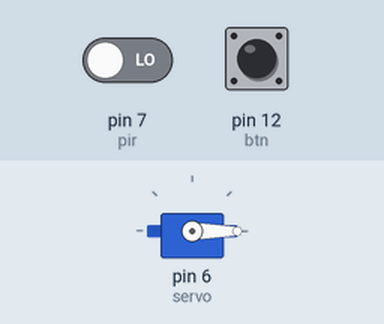
The sketch below on a simulated Arduino Uno, built with avr-gcc and run on an emulated ATmega328P. Parts: servo. The test bench sets the inputs (shaded band); at power-on: pin 12 (btn) LOW, pin 7 (pir) LOW. What the sketch prints to the serial monitor is not drawn.

Above: at 2.8 s.
2.9 s: pin 12 (btn) pulled HIGH for 3.2 s
At 3.8 s:
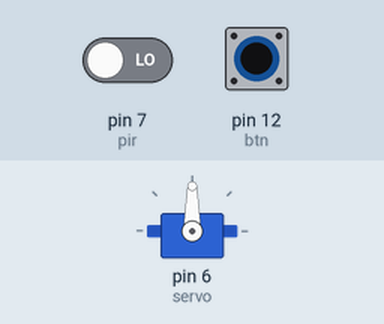
7.6 s: pin 7 (pir) driven HIGH
At 9.0 s:
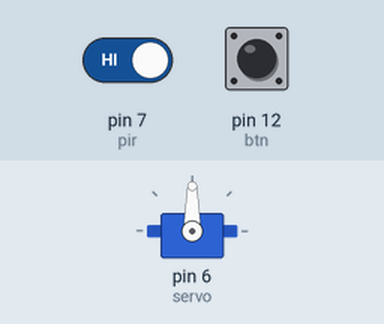
Timing chart, 0 to 10.6 s (numbered marks = the images above; inputs shaded):
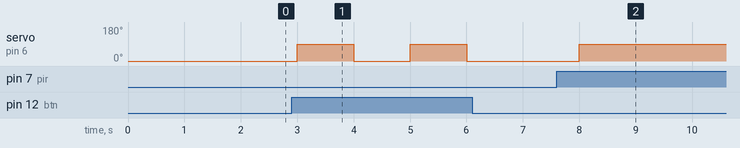

The sketch:

edge_device_control_exam.ino
```cpp
#include <Servo.h>

Servo myServo;

int btn = 12;
int servo = 6;
int pir = 7;
int btn_state = 0;

int angle = 0;

void setup() {
  Serial.begin(9600);
  pinMode(pir,INPUT);    // pir 센서
  myServo.attach(servo);   //서보모터
  pinMode(btn,INPUT); //스위치
  myServo.write(0);
}

void loop() {

  btn_state = digitalRead(btn);
  int pirvalue = digitalRead(7);
  //센서 값이 1일 때`
  if (pirvalue == 1){
     Serial.println("PIR 센서값 : " + (String)pirvalue);
     angle = 90;
     myServo.write(angle);
     Serial.println("출입문이 열립니다.");
  }
  else{
     //버튼 눌렀을 때
    if(btn_state==1){
      Serial.println("버튼 클릭");
      //열려있으면 닫는다
      if (angle == 90){
        angle = 0;
        Serial.println("출입문이 닫힙니다.");
      }
      //닫혀있으면 연다
      else if(angle == 0){
        angle = 90;
        Serial.println("출입문이 열립니다.");
      }
      myServo.write(angle);
    }
  }
  delay(1000);
}
```

Measured:
- after the input at 2.9 s, servo on pin 6 (servo): alternates 90° for 1.0 s and 0° for 1.0 s, starting after 0.10 s
- after the input at 7.6 s, servo on pin 6 (servo): 0° → 90° after 0.40 s
